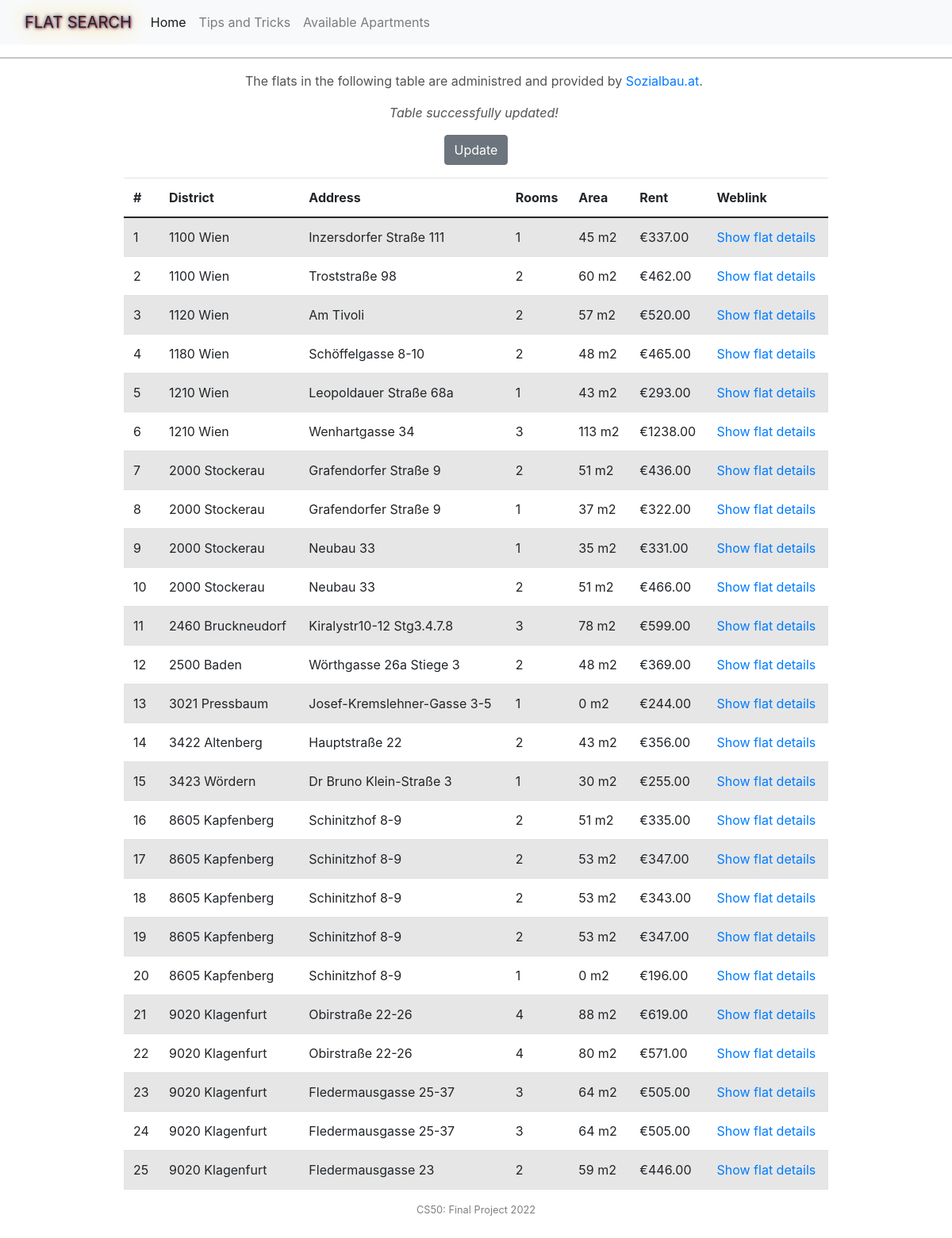
The app's page /available with its own data.
### tables this page shows
CREATE TABLE "apartments" (
"Id" REAL,
  "District" TEXT,
  "Address" TEXT,
  "Number_rooms" TEXT,
  "Area" TEXT,
  "Rent" TEXT,
  "Equity" TEXT,
  "Website" TEXT
);

### app.py (the view)
@app.route("/available", methods=['POST', 'GET'])
def available():
    flats = db.execute("SELECT District, Address, Number_rooms, Area, Rent, Website FROM apartments")
    return render_template("available.html", database=flats, count=1)

### app.py (called while the page is built)
@app.after_request
def after_request(response):
    response.headers["Cache-Control"] = "no-cache, no-store, must-revalidate"
    response.headers["Expires"] = 0
    response.headers["Pragma"] = "no-cache"
    return response

### templates/available.html (shortened to what this page needs)
{% extends "layout.html" %}
{% block main %}
    <div>
      <p style="margin-left: 14px;" class="summary"> The flats in the following table are administred and provided by
          <a href="https://www.sozialbau.at/" target="_blank" id="hyperlink">Sozialbau.at</a>.
      </p>
      <p style="margin-left: 14px; font-style:italic" class="summary"> Table successfully updated! <a id="feedback"> </a>
      </p>
      <button style="display:block; margin: 0 auto;" class="btn btn-secondary" type="submit">Update</button>
      <table class="table table-striped" style="width: 80%; align; margin-left: auto; margin-right: auto;">
          <thead>
            <tr>
              <th scope="col">#</th>
              <th scope="col">District</th>
              <th scope="col">Address</th>
              <th scope="col">Rooms</th>
              <th scope="col">Area</th>
              <th scope="col">Rent</th>
              <th scope="col">Weblink</th>
            </tr>
          </thead>
          <tbody>
          {% if count == 1 %}
              {% for row in database %}
              <tr>
                  <td scope="row">{{ loop.index }}</td>
                  <td>{{ row["District"] }}</td>
                  <td>{{ row["Address"] }}</td>
                  <td>{{ row["Number_rooms"] }}</td>
                  <td>{{ row["Area"] }}m2</td>
                  <td> €{{ row["Rent"] }}</td>
                  <td> <a href={{ row['Website'] }} target="_blank" id="hyperlink">Show flat details </a></td>
              </tr>
              {% endfor %}
          {% endif %}
          </tbody>
      </table>
    </div>
{% endblock %}

### templates/layout.html (shortened to what this page needs)
<!DOCTYPE html>
<html lang="en">
    <head>
        <link href="https://cdn.jsdelivr.net/npm/bootstrap@5.0.2/dist/css/bootstrap.min.css" rel="stylesheet">
        <link href="/static/styles.css" rel="stylesheet">
        <link rel="stylesheet" href="https://cdn.jsdelivr.net/npm/bootstrap@4.0.0/dist/css/bootstrap.min.css">
    </head>
    <body>
        <nav class="navbar navbar-expand-lg navbar-light bg-light">
            <div class="container-fluid">
              <a class="navbar-brand">FLAT SEARCH</a>
              <div class="collapse navbar-collapse" id="navbarSupportedContent">
                <ul class="navbar-nav me-auto mb-2 mb-lg-0">
                  <li class="nav-item">
                    <a class="nav-link active" href="/index">Home</a>
                  </li>
                  <li class="nav-item">
                    <a class="nav-link" href="/tips">Tips and Tricks</a>
                  </li>
                  <li class="nav-item">
                    <a class="nav-link" href="/available_initial">Available Apartments</a>
                  </li>
                </ul>
              </div>
            </div>
          </nav>
          <hr style="width:100%;">
        <main class="container">
            {% block main %}{% endblock %}
        </main>
    </body>
    <footer class="mb-5 small text-center text-muted">
      <p style="color:grey">CS50: Final Project 2022</p>
    </footer>
</html>

### static/styles.css (style rules this page uses)
body { background-color: #fff; color: #212529; font-size: 1rem; margin: 0; text-align: left; }
.navbar-brand { color: white; text-shadow: 1px 1px 2px rgba(193, 55, 53, 0.886), 0 0 25px rgb(255, 187, 0), 0 0 5px darkblue; }
.summary { background-color: #ffffff; color: rgb(83, 83, 83); margin-bottom: 1rem; text-align: center; max-width: 97%; }

### records on screen
apartments: District "1100 Wien", Address "Inzersdorfer Straße 111", Number_rooms "1", Area "45", Rent "337.00"
apartments: District "1100 Wien", Address "Troststraße 98", Number_rooms "2", Area "60", Rent "462.00"
apartments: District "1120 Wien", Address "Am Tivoli", Number_rooms "2", Area "57", Rent "520.00"
apartments: District "1180 Wien", Address "Schöffelgasse 8-10", Number_rooms "2", Area "48", Rent "465.00"
apartments: District "1210 Wien", Address "Leopoldauer Straße 68a", Number_rooms "1", Area "43", Rent "293.00"
apartments: District "1210 Wien", Address "Wenhartgasse 34", Number_rooms "3", Area "113", Rent "1238.00"
apartments: District "2000 Stockerau", Address "Grafendorfer Straße 9", Number_rooms "2", Area "51", Rent "436.00"
apartments: District "2000 Stockerau", Address "Grafendorfer Straße 9", Number_rooms "1", Area "37", Rent "322.00"
apartments: District "2000 Stockerau", Address "Neubau 33", Number_rooms "1", Area "35", Rent "331.00"
apartments: District "2000 Stockerau", Address "Neubau 33", Number_rooms "2", Area "51", Rent "466.00"
apartments: District "2460 Bruckneudorf", Address "Kiralystr10-12 Stg3.4.7.8", Number_rooms "3", Area "78", Rent "599.00"
apartments: District "2500 Baden", Address "Wörthgasse 26a Stiege 3", Number_rooms "2", Area "48", Rent "369.00"
apartments: District "3021 Pressbaum", Address "Josef-Kremslehner-Gasse 3-5", Number_rooms "1", Area "0", Rent "244.00"
apartments: District "3422 Altenberg", Address "Hauptstraße 22", Number_rooms "2", Area "43", Rent "356.00"
apartments: District "3423 Wördern", Address "Dr Bruno Klein-Straße 3", Number_rooms "1", Area "30", Rent "255.00"
apartments: District "8605 Kapfenberg", Address "Schinitzhof 8-9", Number_rooms "2", Area "51", Rent "335.00"
apartments: District "8605 Kapfenberg", Address "Schinitzhof 8-9", Number_rooms "2", Area "53", Rent "347.00"
apartments: District "8605 Kapfenberg", Address "Schinitzhof 8-9", Number_rooms "2", Area "53", Rent "343.00"
apartments: District "8605 Kapfenberg", Address "Schinitzhof 8-9", Number_rooms "2", Area "53", Rent "347.00"
apartments: District "8605 Kapfenberg", Address "Schinitzhof 8-9", Number_rooms "1", Area "0", Rent "196.00"
apartments: District "9020 Klagenfurt", Address "Obirstraße 22-26", Number_rooms "4", Area "88", Rent "619.00"
apartments: District "9020 Klagenfurt", Address "Obirstraße 22-26", Number_rooms "4", Area "80", Rent "571.00"
apartments: District "9020 Klagenfurt", Address "Fledermausgasse 25-37", Number_rooms "3", Area "64", Rent "505.00"
apartments: District "9020 Klagenfurt", Address "Fledermausgasse 25-37", Number_rooms "3", Area "64", Rent "505.00"
apartments: District "9020 Klagenfurt", Address "Fledermausgasse 23", Number_rooms "2", Area "59", Rent "446.00"
